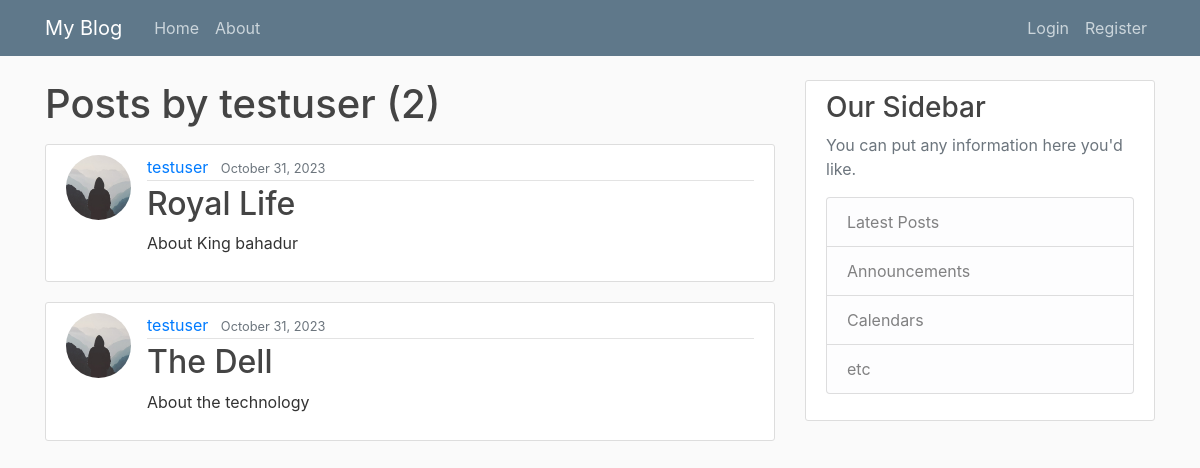
/user/testuser/, run on the app's committed database.
### webapp/models.py (models this page shows, shortened)
class Post(models.Model):
    title = models.CharField(max_length=100)
    content = models.TextField()
    date_posted = models.DateTimeField(default=timezone.now)
    author = models.ForeignKey(User,on_delete=models.CASCADE)

### user/models.py (models this page shows, shortened)
class Profile(models.Model):
    user= models.OneToOneField(User,on_delete=models.CASCADE)
    image = models.ImageField(default='default.jpg',upload_to='profile_pics')

### webapp/views.py (the view)
# urls.py: path('user/<str:username>/',UserPostListView.as_view(),name = 'user-posts'),
class UserPostListView(ListView):
    model = Post
    template_name = 'webapp/user_posts.html'
    context_object_name = 'posts'
    paginate_by =3
    def get_queryset(self):
        user = get_object_or_404(User,username=self.kwargs.get('username'))# WE ARE GETTING USERNAME FROM URL AND SENDING TO USER MODEL AND CHECKING
        return Post.objects.filter(author=user).order_by('-date_posted') #GETTING THAT USER AND FILTERING THE POSTS FOR THAT AUTHOR

### webapp/templates/webapp/user_posts.html (shortened to what this page needs)
{% extends "webapp/base.html" %}
{% block content %}
<h1 class="mb-3">Posts by {{ view.kwargs.username}} ({{ page_obj.paginator.count }})</h1>
    {% for post in posts %}
    <article class="media content-section">
      <img class="rounded-circle article-img" src="{{ post.author.profile.image.url}}">
        <div class="media-body">
          <div class="article-metadata">
            <a class="mr-2" href="{% url 'user-posts' post.author.username %}">{{ post.author }}</a>
            <small class="text-muted">{{ post.date_posted|date:"F d, Y" }}</small>
          </div>
          <h2><a class="article-title" href="{% url 'post-detail' post.id %}">{{ post.title }}</a></h2>
          <p class="article-content">{{ post.content }}</p>
        </div>
      </article>
      {% endfor %}
{% endblock %}

### webapp/static/webapp/main.css (style rules this page uses)
body { background: #fafafa; color: #333333; margin-top: 5rem; }
h1, h2, h3, h4, h5, h6 { color: #444444; }
.content-section { background: #ffffff; padding: 10px 20px; border: 1px solid #dddddd; border-radius: 3px; margin-bottom: 20px; }
.article-title { color: #444444; }
.article-content { white-space: pre-line; }
.article-img { height: 65px; width: 65px; margin-right: 16px; }
.article-metadata { padding-bottom: 1px; margin-bottom: 4px; border-bottom: 1px solid #e3e3e3 }

### data on the page
Post: author.profile.image (placeholder picture), author "testuser", date_posted "October 31, 2023", title "Royal Life", content "About King bahadur"
Post: author.profile.image (placeholder picture), author "testuser", date_posted "October 31, 2023", title "The Dell", content "About the technology"

### other printed values
{{ view.kwargs.username }} "testuser"
{{ page_obj.paginator.count }} "2"
